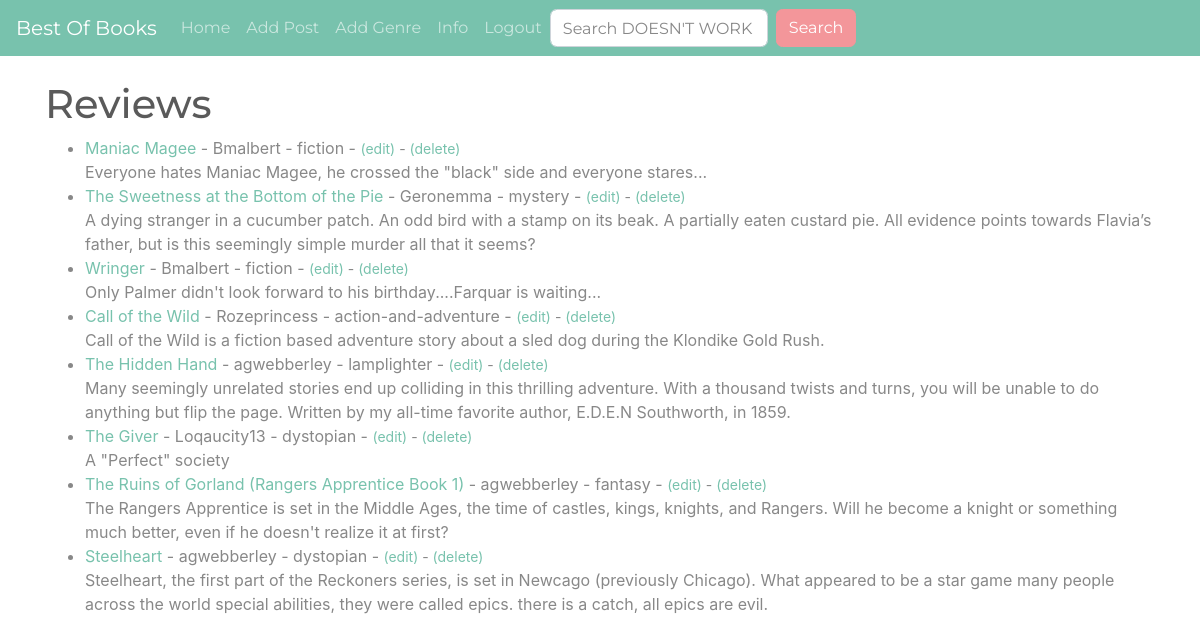
Page / (signed in) on the committed database.
### mainapp/models.py (models this page shows, shortened)
class Post(models.Model):
	title = models.CharField(max_length=255)
	slug = models.SlugField(max_length=255, null=False, unique=True)
	reviewer = models.ForeignKey(User, on_delete=models.CASCADE)
	author = models.CharField(max_length=255)
	pub_date = models.DateField()
	genre = models.CharField(max_length=255)
	should_know = models.CharField(max_length=500)
	snippit = models.CharField(max_length=255)
	body = models.TextField()

### mainapp/views.py (the view)
# urls.py: path('', HomeView.as_view(), name="home"),
class HomeView(ListView):
	model = Post
	template_name = "home.html"
	ordering = ['-pub_date']

### mainapp/templates/home.html (shortened to what this page needs)
{% extends 'base.html' %}
{% block content %}
<h1>Reviews</h1>
<ul>
{% for post in object_list %}
	<li><a href="{% url 'article-detail' post.slug  %}">{{ post.title }}</a> - {{ post.reviewer }} - {{ post.genre }}
		 {% if user.is_authenticated %} - <small><a href="{% url 'update_post' post.slug  %}">(edit)</a> - <a href="{% url 'delete_post' post.slug  %}">(delete)</a></small><br>{% endif %}
	{{ post.snippit}}</li>
{%endfor%}
</ul>
{% endblock %}

### rows in the picture
Post: title "Maniac Magee", reviewer "Bmalbert", genre "fiction", snippit "Everyone hates Maniac Magee, he crossed the \"black\" side and everyone stares..."
Post: title "The Sweetness at the Bottom of the Pie", reviewer "Geronemma", genre "mystery", snippit "A dying stranger in a cucumber patch. An odd bird with a stamp on its beak. A partially eaten custard pie. All evidence points towards Flavia’s father, but is this seemingly simple murder all that it seems?"
Post: title "Wringer", reviewer "Bmalbert", genre "fiction", snippit "Only Palmer didn't look forward to his birthday....Farquar is waiting..."
Post: title "Call of the Wild", reviewer "Rozeprincess", genre "action-and-adventure", snippit "Call of the Wild is a fiction based adventure story about a sled dog during the Klondike Gold Rush."
Post: title "The Hidden Hand", reviewer "agwebberley", genre "lamplighter", snippit "Many seemingly unrelated stories end up colliding in this thrilling adventure. With a thousand twists and turns, you will be unable to do anything but flip the page. Written by my all-time favorite author, E.D.E.N Southworth, in 1859."
Post: title "The Giver", reviewer "Loqaucity13", genre "dystopian", snippit "A \"Perfect\" society"
Post: title "The Ruins of Gorland (Rangers Apprentice Book 1)", reviewer "agwebberley", genre "fantasy", snippit "The Rangers Apprentice is set in the Middle Ages, the time of castles, kings, knights, and Rangers. Will he become a knight or something much better, even if he doesn't realize it at first?"
Post: title "Steelheart", reviewer "agwebberley", genre "dystopian", snippit "Steelheart, the first part of the Reckoners series, is set in Newcago (previously Chicago). What appeared to be a star game many people across the world special abilities, they were called epics. there is a catch, all epics are evil."
